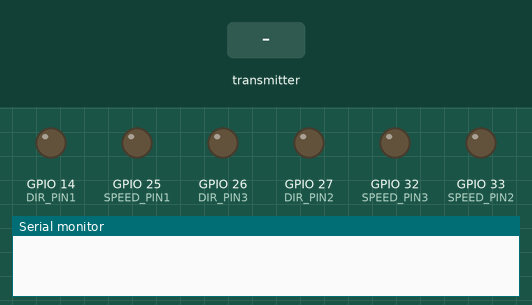
A sketch run on a simulated ESP32. Parts: output pins drawn as LEDs (lit = HIGH), the last lines printed to the serial monitor. The test bench sets the inputs (shaded band).

Above: at 1.2 s.
1.3 s: the transmitter starts sending x = 0
At 2.3 s:
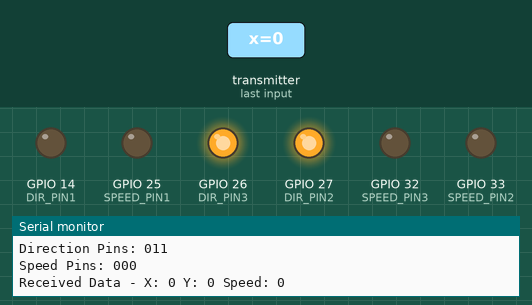
2.8 s: the transmitter starts sending y = 1024
At 3.4 s:
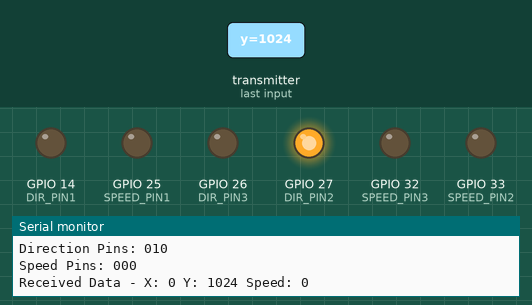
4.3 s: the transmitter starts sending speed = 255
At 5.5 s:
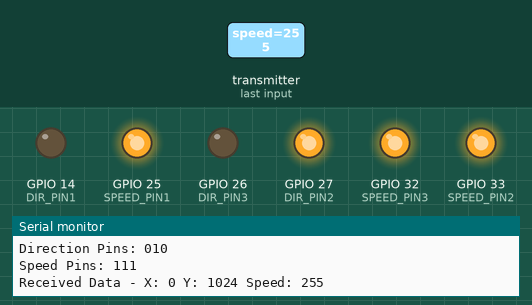
5.8 s: the transmitter starts sending x = 1024
At 6.9 s:
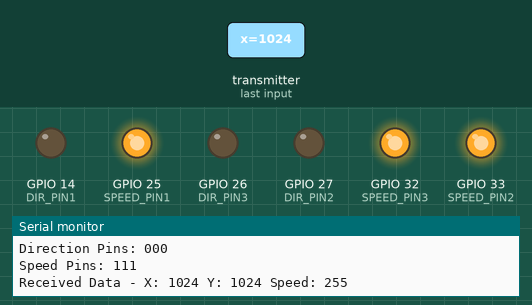
7.3 s: the transmitter starts sending y = 0
At 8.0 s:
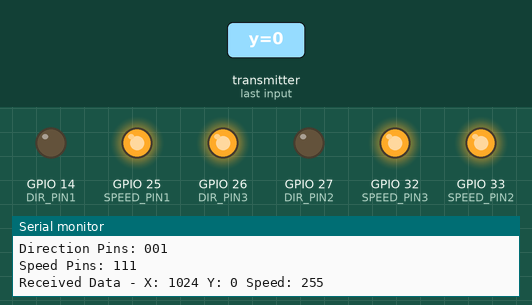
8.8 s: the transmitter starts sending speed = 0
At 9.2 s:
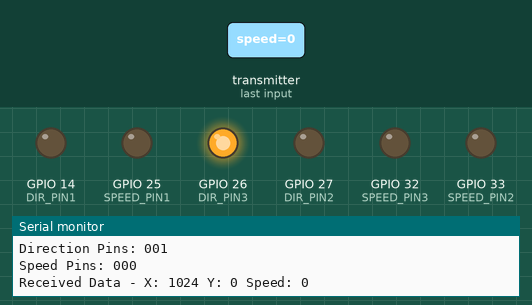
Timing chart, 0 to 11.3 s (numbered marks = the images above; inputs shaded):
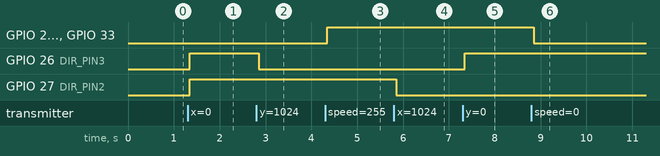

Measured:
- after the input at 1.3 s, GPIO 26 (DIR_PIN3), GPIO 27 (DIR_PIN2): LOW → HIGH after 0.05 s
- after the input at 2.8 s, GPIO 26 (DIR_PIN3): HIGH → LOW after 0.05 s
- after the input at 4.3 s, GPIO 25 (SPEED_PIN1), GPIO 32 (SPEED_PIN3), GPIO 33 (SPEED_PIN2): LOW → HIGH after 0.05 s
- after the input at 5.8 s, GPIO 27 (DIR_PIN2): HIGH → LOW after 0.05 s
- after the input at 7.3 s, GPIO 26 (DIR_PIN3): LOW → HIGH after 0.05 s
- after the input at 8.8 s, GPIO 25 (SPEED_PIN1), GPIO 32 (SPEED_PIN3), GPIO 33 (SPEED_PIN2): HIGH → LOW after 0.05 s

The sketch:

ESPRC_Receiver.ino
```cpp
#include <esp_now.h>
#include <WiFi.h>

#define DIR_PIN1 14 // D14
#define DIR_PIN2 27 // D27
#define DIR_PIN3 26 // D26
#define SPEED_PIN1 25 // D25
#define SPEED_PIN2 33 // D33
#define SPEED_PIN3 32 // D32

struct JoystickData {
  int16_t x;
  int16_t y;
  uint8_t speed;
};

JoystickData joystickData;

void setup() {
  Serial.begin(115200);

  // Initialize WiFi
  WiFi.mode(WIFI_STA);
  WiFi.disconnect();

  // Initialize ESP-NOW
  if (esp_now_init() != ESP_OK) {
    Serial.println("Error initializing ESP-NOW");
    return;
  }

  // Register the receive callback function
  esp_now_register_recv_cb(onDataRecv);

  // Configure AVR pins as output
  pinMode(DIR_PIN1, OUTPUT);
  pinMode(DIR_PIN2, OUTPUT);
  pinMode(DIR_PIN3, OUTPUT);
  pinMode(SPEED_PIN1, OUTPUT);
  pinMode(SPEED_PIN2, OUTPUT);
  pinMode(SPEED_PIN3, OUTPUT);
}

void loop() {
  // Nothing to do here, everything is handled in the callback
}

// Callback function when data is received
void onDataRecv(const uint8_t * mac, const uint8_t *incomingData, int len) {
  memcpy(&joystickData, incomingData, sizeof(joystickData));
  sendToAVR();
  Serial.print("Received Data - X: ");
  Serial.print(joystickData.x);
  Serial.print(" Y: ");
  Serial.print(joystickData.y);
  Serial.print(" Speed: ");
  Serial.println(joystickData.speed);
}

// Function to send data to AVR ATmega328P
void sendToAVR() {
  // Set direction pins
  digitalWrite(DIR_PIN1, (joystickData.x > 3000) ? HIGH : LOW);  // Left (swapped)
  digitalWrite(DIR_PIN2, (joystickData.x < 1000) ? HIGH : LOW);  // Right (swapped)
  digitalWrite(DIR_PIN3, (joystickData.y > 3000) ? HIGH : LOW);  // Forward
  digitalWrite(DIR_PIN3, (joystickData.y < 1000) ? HIGH : LOW);  // Backward

  // Set speed pins
  digitalWrite(SPEED_PIN1, (joystickData.speed & 0x01) ? HIGH : LOW);
  digitalWrite(SPEED_PIN2, (joystickData.speed & 0x02) ? HIGH : LOW);
  digitalWrite(SPEED_PIN3, (joystickData.speed & 0x04) ? HIGH : LOW);

  Serial.print("Direction Pins: ");
  Serial.print(digitalRead(DIR_PIN1));
  Serial.print(digitalRead(DIR_PIN2));
  Serial.println(digitalRead(DIR_PIN3));

  Serial.print("Speed Pins: ");
  Serial.print(digitalRead(SPEED_PIN1));
  Serial.print(digitalRead(SPEED_PIN2));
  Serial.println(digitalRead(SPEED_PIN3));
}
```
